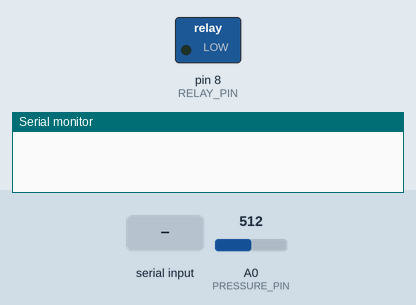
Recording of a sketch running on a simulated Arduino Uno, built with avr-gcc and run on an emulated ATmega328P. Shown: switched loads named in the sketch (green lamp = pin HIGH), the last lines printed to the serial monitor. Inputs (shaded band) come from the test bench; at power-on: A0 (PRESSURE_PIN) = 512.

Above: at 1.2 s.
1.3 s: "RELAY,1\n" received over Serial
At 1.8 s:
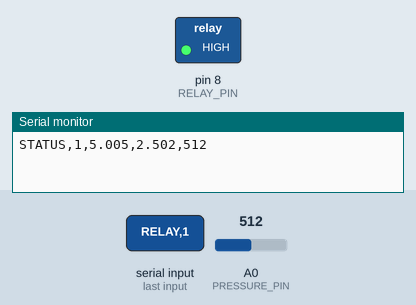
3.5 s: "HELLO\n" received over Serial
5.0 s: "STREAM,1\n" received over Serial
Timing chart, 0 to 8.0 s (numbered marks = the images above; inputs shaded):
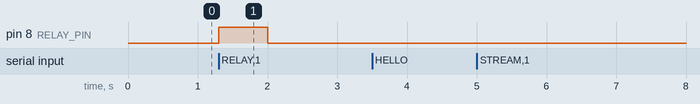

The sketch:

uno_controller.ino
```cpp
namespace {
constexpr unsigned long BAUD_RATE = 115200;
constexpr uint8_t PRESSURE_PIN = A0;
constexpr uint8_t RELAY_PIN = 8;
constexpr bool RELAY_ACTIVE_HIGH = true;

constexpr unsigned long SAMPLE_INTERVAL_US = 12500;
constexpr unsigned long DATA_INTERVAL_MS = 100;
constexpr unsigned long HEARTBEAT_TIMEOUT_MS = 2000;
constexpr size_t SAMPLE_COUNT = 8;
constexpr size_t LINE_BUFFER_SIZE = 64;

constexpr char FW_VERSION[] = "1.0.0";

char lineBuffer[LINE_BUFFER_SIZE];
size_t lineLength = 0;

int sampleBuffer[SAMPLE_COUNT];
long sampleTotal = 0;
size_t sampleIndex = 0;

bool streamEnabled = false;
bool relayOn = false;

unsigned long lastHeartbeatMs = 0;
unsigned long lastSampleUs = 0;
unsigned long lastDataMs = 0;
}  // namespace

void initializeSamples();
void captureSample();
void readSerialCommands();
void processCommand(const char* command);
void setRelayState(bool enabled);
void writeStatus();
void writeData(unsigned long nowMs);
void writeError(const char* code, const char* message);
float averageAdc();
float currentVoltage();
float currentPressureBar();
bool intervalElapsed(unsigned long nowValue, unsigned long lastValue, unsigned long interval);

void setup() {
  pinMode(RELAY_PIN, OUTPUT);
  setRelayState(false);

  Serial.begin(BAUD_RATE);
  initializeSamples();

  lastHeartbeatMs = millis();
  lastDataMs = millis();
  lastSampleUs = micros();
}

void loop() {
  readSerialCommands();

  const unsigned long nowUs = micros();
  if (intervalElapsed(nowUs, lastSampleUs, SAMPLE_INTERVAL_US)) {
    lastSampleUs += SAMPLE_INTERVAL_US;
    captureSample();
  }

  const unsigned long nowMs = millis();
  if (relayOn && intervalElapsed(nowMs, lastHeartbeatMs, HEARTBEAT_TIMEOUT_MS)) {
    setRelayState(false);
    writeStatus();
  }

  if (streamEnabled && intervalElapsed(nowMs, lastDataMs, DATA_INTERVAL_MS)) {
    lastDataMs += DATA_INTERVAL_MS;
    writeData(nowMs);
  }
}

void initializeSamples() {
  const int initial = analogRead(PRESSURE_PIN);
  sampleTotal = 0;
  for (size_t index = 0; index < SAMPLE_COUNT; ++index) {
    sampleBuffer[index] = initial;
    sampleTotal += initial;
  }
}

void captureSample() {
  const int raw = analogRead(PRESSURE_PIN);
  sampleTotal -= sampleBuffer[sampleIndex];
  sampleBuffer[sampleIndex] = raw;
  sampleTotal += raw;
  sampleIndex = (sampleIndex + 1) % SAMPLE_COUNT;
}

void readSerialCommands() {
  while (Serial.available() > 0) {
    const char incoming = static_cast<char>(Serial.read());
    if (incoming == '\r') {
      continue;
    }

    if (incoming == '\n') {
      if (lineLength > 0) {
        lineBuffer[lineLength] = '\0';
        processCommand(lineBuffer);
        lineLength = 0;
      }
      continue;
    }

    if (lineLength < LINE_BUFFER_SIZE - 1) {
      lineBuffer[lineLength++] = incoming;
    } else {
      lineLength = 0;
      writeError("LINE_OVF", "Command too long");
    }
  }
}

void processCommand(const char* command) {
  if (strcmp(command, "HELLO") == 0) {
    Serial.print("READY,");
    Serial.println(FW_VERSION);
    return;
  }

  if (strcmp(command, "STATUS") == 0) {
    writeStatus();
    return;
  }

  if (strcmp(command, "HEARTBEAT") == 0) {
    lastHeartbeatMs = millis();
    return;
  }

  if (strcmp(command, "STREAM,1") == 0) {
    streamEnabled = true;
    writeStatus();
    return;
  }

  if (strcmp(command, "STREAM,0") == 0) {
    streamEnabled = false;
    writeStatus();
    return;
  }

  if (strcmp(command, "RELAY,1") == 0) {
    setRelayState(true);
    writeStatus();
    return;
  }

  if (strcmp(command, "RELAY,0") == 0) {
    setRelayState(false);
    writeStatus();
    return;
  }

  writeError("BAD_CMD", command);
}

void setRelayState(bool enabled) {
  relayOn = enabled;
  const uint8_t pinState = (enabled == RELAY_ACTIVE_HIGH) ? HIGH : LOW;
  digitalWrite(RELAY_PIN, pinState);
}

void writeStatus() {
  Serial.print("STATUS,");
  Serial.print(relayOn ? 1 : 0);
  Serial.print(',');
  Serial.print(currentPressureBar(), 3);
  Serial.print(',');
  Serial.print(currentVoltage(), 3);
  Serial.print(',');
  Serial.println(static_cast<int>(averageAdc() + 0.5f));
}

void writeData(unsigned long nowMs) {
  Serial.print("DATA,");
  Serial.print(nowMs);
  Serial.print(',');
  Serial.print(currentPressureBar(), 3);
  Serial.print(',');
  Serial.print(currentVoltage(), 3);
  Serial.print(',');
  Serial.print(static_cast<int>(averageAdc() + 0.5f));
  Serial.print(',');
  Serial.println(relayOn ? 1 : 0);
}

void writeError(const char* code, const char* message) {
  Serial.print("ERROR,");
  Serial.print(code);
  Serial.print(',');
  Serial.println(message);
}

float averageAdc() {
  return static_cast<float>(sampleTotal) / static_cast<float>(SAMPLE_COUNT);
}

float currentVoltage() {
  return averageAdc() * 5.0f / 1023.0f;
}

float currentPressureBar() {
  float pressure = (currentVoltage() / 5.0f) * 10.0f;
  if (pressure < 0.0f) {
    pressure = 0.0f;
  }
  if (pressure > 10.0f) {
    pressure = 10.0f;
  }
  return pressure;
}

bool intervalElapsed(unsigned long nowValue, unsigned long lastValue, unsigned long interval) {
  return static_cast<unsigned long>(nowValue - lastValue) >= interval;
}
```

Measured:
- after the input at 1.3 s, pin 8 (RELAY_PIN): LOW → HIGH at once, → LOW 0.70 s later
